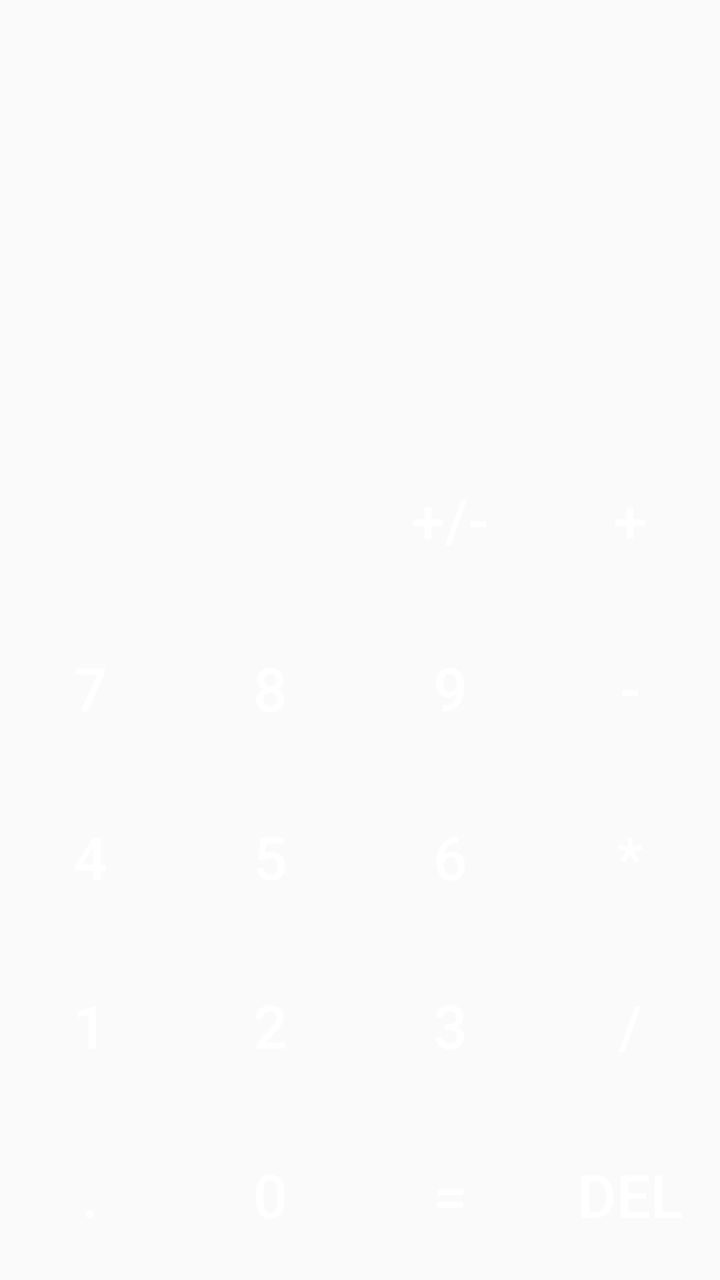
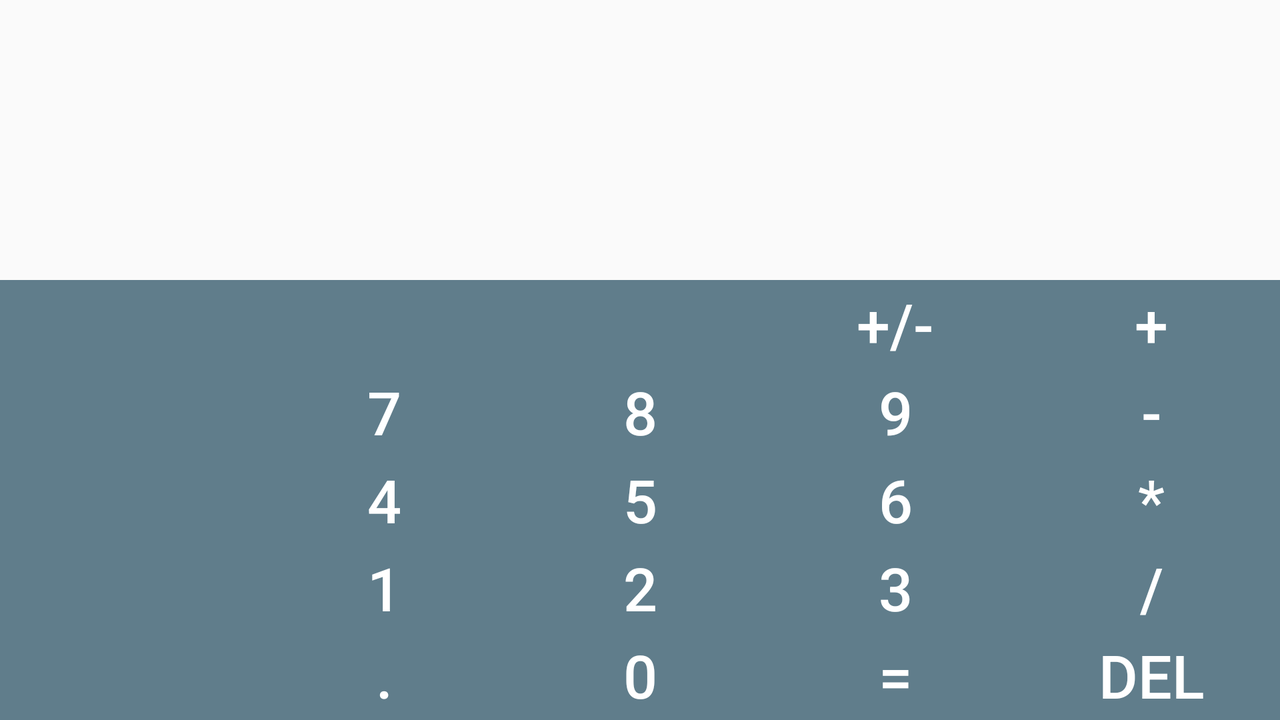

The same Android screen from two of the app's own layout files: first res/layout/ as a phone draws it, then the repository's variant for another configuration, drawn on a device whose configuration selects that folder. Both files follow.
<!-- AndroidManifest.xml: application theme AppThemeNoActionBar -->
<!-- res/layout/fragment_cal_view.xml -->
<LinearLayout
    xmlns:android="http://schemas.android.com/apk/res/android"
    xmlns:tools="http://schemas.android.com/tools" 
    
    android:layout_width="match_parent"
    android:layout_height="match_parent"
    tools:context="com.simplea.jonnylee.calculator.CalViewFragment"
    android:orientation="vertical"
    android:id= "@+id/calView_fragment"
    >

    <HorizontalScrollView
        android:id="@+id/equationHorizontalScrollView"
        android:layout_width="fill_parent"
        android:layout_height="0dp"
        android:layout_weight="0.25"
        android:weightSum = "1"
        android:fillViewport="true"
        android:scrollbars="none">

        <TextView
            android:id="@+id/lastEquatView"
            android:layout_width="match_parent"
            android:layout_height="match_parent"
            android:textSize="25sp"
            android:gravity="right|bottom"
            android:paddingRight="15dp"
            android:paddingLeft="15dp"
            android:onClick="openCalHistoryListFragment"
        />
    </HorizontalScrollView>

    
    <HorizontalScrollView
        android:id="@+id/horizontalScrollView"
        android:layout_width="fill_parent"
        android:layout_height="wrap_content"
        android:fillViewport="true"
        android:layout_margin="5dp"
        android:scrollbars="none">

        <TextView
            android:id="@+id/displayView"
            android:layout_width="wrap_content"
            android:layout_height="wrap_content"
            android:textSize="50sp"
            android:singleLine="true"
            android:scrollHorizontally="true"
            android:paddingRight="10dp"
            android:paddingLeft="10dp"

            android:gravity="right|bottom" />
    </HorizontalScrollView>

    <TableLayout
        android:id="@+id/buttonPanelTable"
        android:layout_width="match_parent"
        android:layout_height="0dp"
        android:layout_weight="0.75"
        android:weightSum="1"
        android:shrinkColumns="*"
        android:stretchColumns="*">

        <TableRow
            android:id="@+id/tableRow1"
            android:layout_width="match_parent"
            android:layout_height="0dp"
            android:layout_weight="0.2">

            <Button
                android:layout_height="match_parent"
                android:textSize="30sp"
                android:clickable="false"
                android:background="@color/blue_grey_500"
                />

            <Button
                android:layout_height="match_parent"
                android:textSize="30sp"
                android:clickable="false"
                android:background="@color/blue_grey_500"
                />

            <Button
                android:layout_height="match_parent"
                android:text="+/-"
                android:textSize="30sp"
                android:textColor="@color/white"
                android:background="@drawable/custom_button"
                android:onClick="negButClicked"
                />

            <Button
                android:layout_height="match_parent"
                android:text="+"
                android:textSize="30sp"
                android:textColor="@color/white"
                android:onClick="operButClicked"
                android:background="@drawable/custom_button"
                />
        </TableRow>

        <TableRow
            android:id="@+id/tableRow2"
            android:layout_width="match_parent"
            android:layout_height="0dp"
            android:layout_weight="0.2">

            <Button
                android:layout_height="match_parent"
                android:text="7"
                android:textSize="30sp"
                android:textColor="@color/white"
                android:background="@drawable/custom_button"
                android:onClick="numButClicked"
                />

            <Button
                android:layout_height="match_parent"
                android:text="8"
                android:textSize="30sp"
                android:textColor="@color/white"
                android:background="@drawable/custom_button"
                android:onClick="numButClicked"
                />

            <Button
                android:layout_height="match_parent"
                android:text="9"
                android:textSize="30sp"
                android:textColor="@color/white"
                android:background="@drawable/custom_button"
                android:onClick="numButClicked"
                />

            <Button
                android:layout_height="match_parent"
                android:text="-"
                android:textSize="30sp"
                android:textColor="@color/white"
                android:onClick="operButClicked"
                android:background="@drawable/custom_button"
                />
        </TableRow>

        <TableRow
            android:id="@+id/tableRow3"
            android:layout_width="match_parent"
            android:layout_height="0dp"
            android:layout_weight="0.2">

        <Button
                android:layout_height="match_parent"
                android:text="4"
                android:textSize="30sp"
                android:textColor="@color/white"
                android:background="@drawable/custom_button"
                android:onClick="numButClicked"
                />

            <Button
                android:layout_height="match_parent"
                android:text="5"
                android:textSize="30sp"
                android:textColor="@color/white"
                android:background="@drawable/custom_button"
                android:onClick="numButClicked"
                />

            <Button
                android:layout_height="match_parent"
                android:text="6"
                android:textSize="30sp"
                android:textColor="@color/white"
                android:background="@drawable/custom_button"
                android:onClick="numButClicked"
                />

            <Button
                android:layout_height="match_parent"
                android:text="*"
                android:textSize="30sp"
                android:textColor="@color/white"
                android:onClick="operButClicked"
                android:background="@drawable/custom_button"
                />
        </TableRow>

        <TableRow
            android:id="@+id/tableRow4"
            android:layout_width="match_parent"
            android:layout_height="0dp"
            android:layout_weight="0.2">

            <Button
                android:layout_height="match_parent"
                android:text="1"
                android:textSize="30sp"
                android:textColor="@color/white"
                android:background="@drawable/custom_button"
                android:onClick="numButClicked"
                />

            <Button
                android:layout_height="match_parent"
                android:text="2"
                android:textSize="30sp"
                android:textColor="@color/white"
                android:background="@drawable/custom_button"
                android:onClick="numButClicked"
                />

            <Button
                android:layout_height="match_parent"
                android:text="3"
                android:textSize="30sp"
                android:textColor="@color/white"
                android:background="@drawable/custom_button"
                android:onClick="numButClicked"
                />

            <Button
                android:layout_height="match_parent"
                android:text="/"
                android:textSize="30sp"
                android:textColor="@color/white"
                android:onClick="operButClicked"
                android:singleLine="false"
                android:background="@drawable/custom_button"/>
        </TableRow>

        <TableRow
            android:id="@+id/tableRow5"
            android:layout_width="match_parent"
            android:layout_height="0dp"
            android:layout_weight="0.2">

            <Button
                android:layout_height="match_parent"
                android:text="."
                android:textSize="30sp"
                android:textColor="@color/white"
                android:background="@drawable/custom_button"
                android:onClick="dpButClicked"
                android:singleLine="false" />

            <Button
                android:layout_height="match_parent"
                android:text="0"
                android:textSize="30sp"
                android:textColor="@color/white"
                android:background="@drawable/custom_button"
                android:onClick="numButClicked"
                />

            <Button
                android:layout_height="match_parent"
                android:text="="
                android:textSize="30sp"
                android:textColor="@color/white"
                android:background="@drawable/custom_button"
                android:onClick="equalButClicked"
                />

            <Button
                android:layout_height="match_parent"
                android:id="@+id/delBut"
                android:text="DEL"
                android:textSize="30sp"
                android:textColor="@color/white"
                android:onClick="cancelButClicked"
                android:longClickable="true"
                android:background="@drawable/custom_button"/>
        </TableRow>
    </TableLayout>
</LinearLayout>
<!-- resources referenced by this layout -->
<resources>
  <color name="white">#ffffff</color>
  <style name="AppThemeNoActionBar" parent="@style/Theme.AppCompat.Light.NoActionBar">
  
  
      </style>
</resources>
<!-- res/layout-land/fragment_cal_view.xml (the repository's variant of the layout above) -->
<!-- drawn on the phone turned sideways -->
<LinearLayout
    xmlns:android="http://schemas.android.com/apk/res/android"
    xmlns:tools="http://schemas.android.com/tools" 
    
    android:layout_width="match_parent"
    android:layout_height="match_parent"
    tools:context="com.simplea.jonnylee.calculator.CalViewFragment"
    android:orientation="vertical"
    android:id= "@+id/calView_fragment"
    >

    <HorizontalScrollView
        android:id="@+id/equationHorizontalScrollView"
        android:layout_width="fill_parent"
        android:layout_height="0dp"
        android:layout_weight="0.25"
        android:weightSum = "1"
        android:fillViewport="true"
        android:scrollbars="none">

        <TextView
            android:id="@+id/lastEquatView"
            android:layout_width="match_parent"
            android:layout_height="match_parent"
            android:textSize="25sp"
            android:gravity="right|bottom"
            android:paddingRight="15dp"
            android:paddingLeft="15dp"
            android:onClick="openCalHistoryListFragment"
        />
    </HorizontalScrollView>

    
    <HorizontalScrollView
        android:id="@+id/horizontalScrollView"
        android:layout_width="fill_parent"
        android:layout_height="wrap_content"
        android:fillViewport="true"
        android:scrollbars="none">

        <TextView
            android:id="@+id/displayView"
            android:layout_width="wrap_content"
            android:layout_height="wrap_content"
            android:textSize="50sp"
            android:singleLine="true"
            android:scrollHorizontally="true"
            android:paddingRight="10dp"
            android:paddingLeft="10dp"
            android:gravity="right|bottom" />
    </HorizontalScrollView>

    <LinearLayout
        android:layout_width="fill_parent"
        android:layout_height="0dp"
        android:layout_weight=".75"
        android:weightSum="1"
        android:orientation="horizontal"
        android:background="@color/cyan_dark">

        <View
            android:layout_width="0dp"
            android:layout_height="fill_parent"
            android:layout_weight="0.2"/>

        <LinearLayout
            android:id="@+id/butLayer1"
            android:layout_width="0dp"
            android:layout_weight="@string/butLayerWeightLand"
            android:layout_height="fill_parent"
            android:orientation="vertical"
            android:weightSum="1">

            <Button
                android:layout_width="fill_parent"
                android:layout_height="0dp"
                android:layout_weight="0.2"
                android:textSize="30sp"
                android:background="@android:color/transparent"
                />

            <Button
                android:layout_width="fill_parent"
                android:layout_height="0dp"
                android:layout_weight="0.2"
                android:text="7"
                android:textSize="30sp"
                android:textColor="@color/white"
                android:onClick="numButClicked"
                android:background="@android:color/transparent"
                />

            <Button
                android:layout_width="fill_parent"
                android:layout_height="0dp"
                android:layout_weight="0.2"
                android:text="4"
                android:textSize="30sp"
                android:textColor="@color/white"
                android:onClick="numButClicked"
                android:background="@android:color/transparent"
                />

            <Button
                android:layout_width="fill_parent"
                android:layout_height="0dp"
                android:layout_weight="0.2"
                android:text="1"
                android:textSize="30sp"
                android:textColor="@color/white"
                android:onClick="numButClicked"
                android:background="@android:color/transparent"
                />

            <Button
                android:layout_width="fill_parent"
                android:layout_height="0dp"
                android:layout_weight="0.2"
                android:text="."
                android:textSize="30sp"
                android:textColor="@color/white"
                android:onClick="dpButClicked"
                android:background="@android:color/transparent"/>

        </LinearLayout>

        <LinearLayout
            android:id="@+id/butLayer2"
            android:layout_width="0dp"
            android:layout_weight="@string/butLayerWeightLand"
            android:layout_height="fill_parent"
            android:orientation="vertical"
            android:weightSum="1">

            <Button
                android:layout_width="fill_parent"
                android:layout_height="0dp"
                android:layout_weight="0.2"
                android:textSize="30sp"
                android:background="@android:color/transparent"
                />

            <Button
                android:layout_width="fill_parent"
                android:layout_height="0dp"
                android:layout_weight="0.2"
                android:text="8"
                android:textSize="30sp"
                android:textColor="@color/white"
                android:background="@android:color/transparent"
                android:onClick="numButClicked"
                />

            <Button
                android:layout_width="fill_parent"
                android:layout_height="0dp"
                android:layout_weight="0.2"
                android:text="5"
                android:textSize="30sp"
                android:textColor="@color/white"
                android:background="@android:color/transparent"
                android:onClick="numButClicked"
                />

            <Button
                android:layout_width="fill_parent"
                android:layout_height="0dp"
                android:layout_weight="0.2"
                android:text="2"
                android:textSize="30sp"
                android:textColor="@color/white"
                android:background="@android:color/transparent"
                android:onClick="numButClicked"
                />

            <Button
                android:layout_width="fill_parent"
                android:layout_height="0dp"
                android:layout_weight="0.2"
                android:text="0"
                android:textSize="30sp"
                android:textColor="@color/white"
                android:background="@android:color/transparent"
                android:onClick="numButClicked"
                />

        </LinearLayout>


        <LinearLayout
            android:id="@+id/butLayer3"
            android:layout_width="0dp"
            android:layout_weight="@string/butLayerWeightLand"
            android:layout_height="fill_parent"
            android:orientation="vertical"
            android:weightSum="1"
            android:background="@android:color/transparent">

            <Button
                android:layout_width="fill_parent"
                android:layout_height="0dp"
                android:layout_weight="0.2"
                android:text="+/-"
                android:textSize="30sp"
                android:textColor="@color/white"
                android:background="@android:color/transparent"
                android:onClick="negButClicked"
                />

            <Button
                android:layout_width="fill_parent"
                android:layout_height="0dp"
                android:layout_weight="0.2"
                android:text="9"
                android:textSize="30sp"
                android:textColor="@color/white"
                android:background="@android:color/transparent"
                android:onClick="numButClicked"
                />

            <Button
                android:layout_width="fill_parent"
                android:layout_height="0dp"
                android:layout_weight="0.2"
                android:text="6"
                android:textSize="30sp"
                android:textColor="@color/white"
                android:background="@android:color/transparent"
                android:onClick="numButClicked"
                />

            <Button
                android:layout_width="fill_parent"
                android:layout_height="0dp"
                android:layout_weight="0.2"
                android:text="3"
                android:textSize="30sp"
                android:textColor="@color/white"
                android:background="@android:color/transparent"
                android:onClick="numButClicked"
                />

            <Button
                android:layout_width="fill_parent"
                android:layout_height="0dp"
                android:layout_weight="0.2"
                android:text="="
                android:textSize="30sp"
                android:textColor="@color/white"
                android:background="@android:color/transparent"
                android:onClick="equalButClicked"
                />

        </LinearLayout>

        <LinearLayout
            android:id="@+id/butLayer4"
            android:layout_height="fill_parent"
            android:layout_width="0dp"
            android:layout_weight="@string/butLayerWeightLand"
            android:orientation="vertical"
            android:background="@android:color/transparent"
            android:weightSum="1"
            >

            <Button
                android:layout_width="fill_parent"
                android:layout_height="0dp"
                android:layout_weight="0.2"
                android:text="+"
                android:textSize="30sp"
                android:textColor="@color/white"
                android:background="@android:color/transparent"
                android:onClick="operButClicked"
                />

            <Button
                android:layout_width="fill_parent"
                android:layout_height="0dp"
                android:layout_weight="0.2"
                android:text="-"
                android:textSize="30sp"
                android:textColor="@color/white"
                android:background="@android:color/transparent"
                android:onClick="operButClicked"
                />

            <Button
                android:layout_width="fill_parent"
                android:layout_height="0dp"
                android:layout_weight="0.2"
                android:text="*"
                android:textSize="30sp"
                android:textColor="@color/white"
                android:background="@android:color/transparent"
                android:onClick="operButClicked"
                />

            <Button
                android:layout_width="fill_parent"
                android:layout_height="0dp"
                android:layout_weight="0.2"
                android:text="/"
                android:textSize="30sp"
                android:textColor="@color/white"
                android:background="@android:color/transparent"
                android:onClick="operButClicked"/>

            <Button
                android:id="@+id/delBut"
                android:layout_width="fill_parent"
                android:layout_height="0dp"
                android:layout_weight="0.2"
                android:text="DEL"
                android:textSize="30sp"
                android:textColor="@color/white"
                android:background="@android:color/transparent"
                android:onClick="cancelButClicked"
                android:longClickable="true" />

        </LinearLayout>

    </LinearLayout>

</LinearLayout>
<!-- resources referenced by the variant -->
<!-- as the phone turned sideways resolves them -->
<resources>
  <color name="cyan_dark">#607d8b</color>
  <color name="white">#ffffff</color>
  <string name="butLayerWeightLand">0.2</string>
  <style name="AppThemeNoActionBar" parent="@style/Theme.AppCompat.Light.NoActionBar">
  
  
      </style>
</resources>
